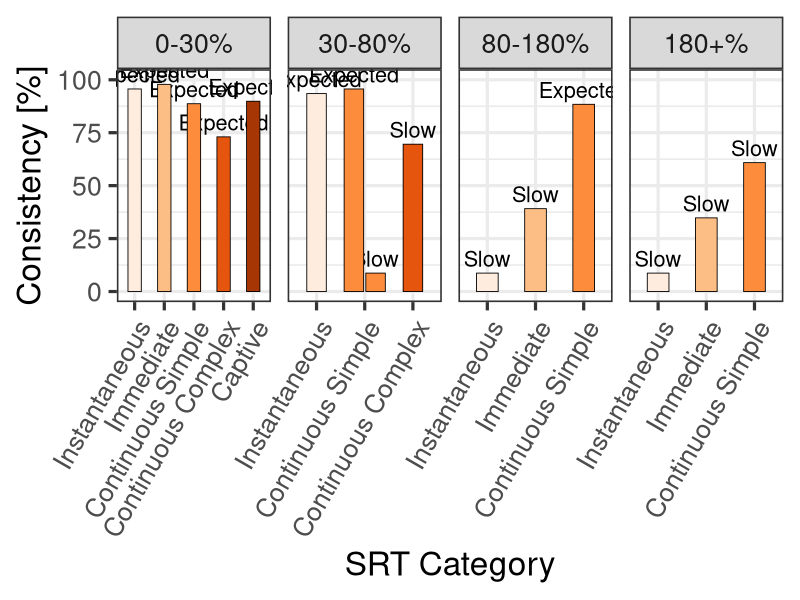

This figure's R source:
library(ggplot2)

# loading 
new_measures = read.csv("hss_measures.csv", dec = ".", sep = ";", header = T, stringsAsFactors=FALSE)

aggregatedByAction <- aggregate(new_measures$srt, by=list(action=new_measures$action, srt_type=new_measures$srt_type, oh_range=new_measures$oh_range), FUN=sum)

totalParticipants <- length(unique(new_measures$participant))
colnames(aggregatedByAction)[4] <- "count"

slow_srt = read.csv("hss_slow_srt.csv", dec = ".", sep = ";", header = T, stringsAsFactors=FALSE)

aggregatedByAction <- merge(aggregatedByAction, slow_srt, by="action")

estimateSimilarity <- function(x, total) {
  similarity = 0
  
  if (x["isSlow"] == 0) {
    similarity = 1 - (as.numeric(x["count"]) / total)
  } else if (x["isSlow"] == 1) {
    similarity = as.numeric(x["count"]) / total
  }
  
  return(similarity * 100)
}

aggregatedByAction[,"similarity"] = apply(aggregatedByAction, 1, estimateSimilarity, total = totalParticipants)

# Similarity by srt type and oh range

aggregatedBySRTOH <- aggregate(aggregatedByAction$similarity, by=list(srt_type=aggregatedByAction$srt_type, oh_range=aggregatedByAction$oh_range, isSlow=aggregatedByAction$isSlow), FUN=mean)

aggregatedBySRTOH$isSlow[aggregatedBySRTOH$isSlow == 0] <- "Expected"
aggregatedBySRTOH$isSlow[aggregatedBySRTOH$isSlow == 1] <- "Slow"

aggregatedBySRTOH$oh_rangef = factor(aggregatedBySRTOH$oh_range, levels=c("0-30%", "30-80%", "80-180%","180+%"))

png(file = "new_slow_oh.png", width = 1400,height = 700)
ggplot(aggregatedBySRTOH, aes(x=factor(srt_type, levels=c("Instantaneous", "Immediate", "Continuous Simple", "Continuous Complex", "Captive")), y = x, group = isSlow)) +
  geom_text(aes(label=isSlow), size = 5.5,  position=position_dodge(width=0.9), vjust=-0.40) +
  geom_bar(aes(fill = srt_type),colour="black", size = 0.3, position = position_dodge2(width = 0.9, preserve = "single"), stat= "identity") +
  facet_grid(.~oh_rangef, scales = "free")  +
  ylab("Consistency [%]") +
  ylim(0, 100) + theme_bw(base_size=24) + xlab("SRT Category") +
  theme(legend.position="none", axis.text.x = element_text(angle = 60, hjust = 1)) +
  scale_fill_brewer(palette = "Oranges", limits= c("Instantaneous", "Immediate", "Continuous Simple", "Continuous Complex", "Captive"))
dev.off()
